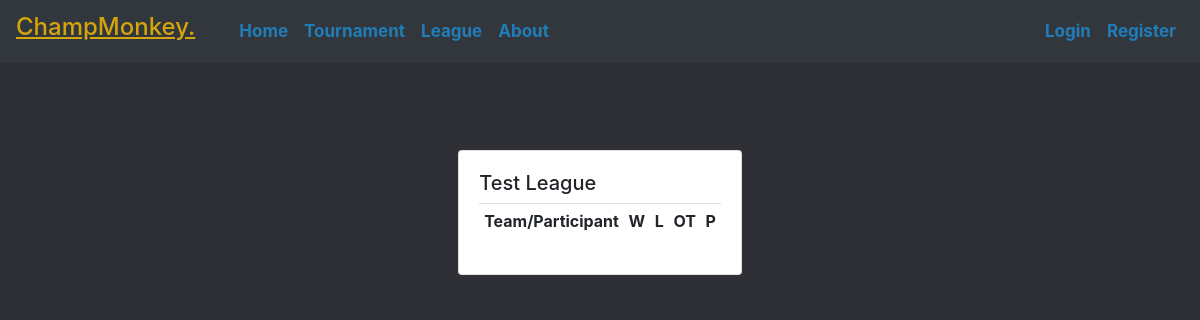
The page /league/1/ on the database as committed earlier.
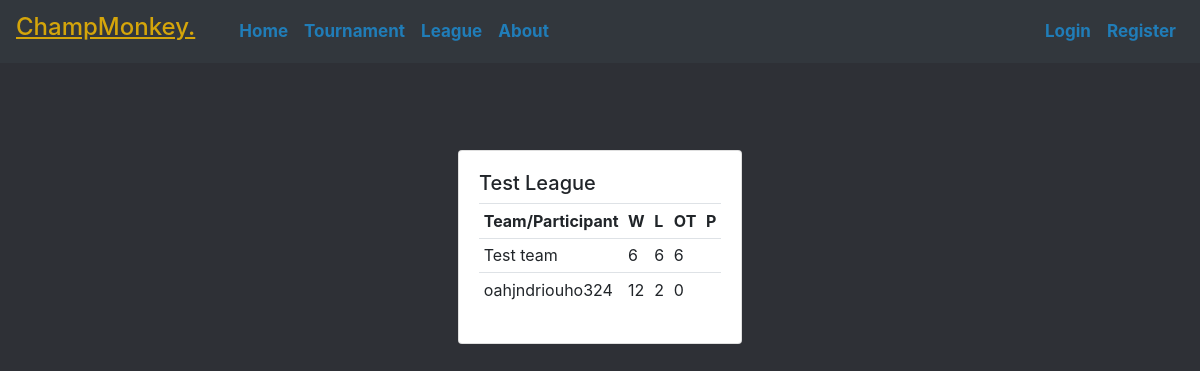
The same page on the database as committed later.
### thornament/models.py (models this page shows, shortened)
class LeagueParticipant(models.Model):
    participant_name    = models.CharField(max_length=200, null=True)
    participant_win     = models.IntegerField(null=True)
    participant_loss    = models.IntegerField(null=True)
    participant_ot      = models.IntegerField(null=True)
    Participant_point   = models.IntegerField(null=True)
    owner               = models.ForeignKey(League, null=True , on_delete= models.SET_NULL)

### thornament/views.py (the view)
# urls.py: path('league/<str:pk>/', leagueView, name="leagueview"),
def leagueView(request, pk):
    league = League.objects.get(id=pk)
    participants = league.leagueparticipant_set.all()
    context = {
        'league':league,
        'participants':participants,
    }
    return render(request, 'thornament/league_view.html', context)

### thornament/templates/thornament/league_view.html
{% extends 'thornament/base.html' %}
{% load static %}
{% block content %}
<div id="league_view">
    <div class="league-view-wrapper">
        <div class="leage-view-container">
            <div class="card">
                <div class="card-body">
                    <table class="table table-sm">
                        <h5>{{league.league_name}}</h5>
                        <tr>
                            <th>Team/Participant</th>
                            <th>W</th>
                            <th>L</th>
                            <th>OT</th>
                            <th>P</th>
                        </tr>
                        {% for participant in participants%}
                        <tr>
                            <td>{{participant.participant_name}}</td>
                            <td>{{participant.participant_win}}</td>
                            <td>{{participant.participant_loss}}</td>
                            <td>{{participant.participant_ot}}</td>
                            <td>{{participant.participant_point}}</td>
                        </tr>
                        {% endfor %}
                    </table>
                </div>
            </div>
        </div>
    </div>
</div>
{% endblock %}

Rows that differ between the two databases and show on the page:
added LeagueParticipant: participant_name "Test team", participant_win "6", participant_loss "6", participant_ot "6"
added LeagueParticipant: participant_name "oahjndriouho324", participant_win "12", participant_loss "2", participant_ot "0"
